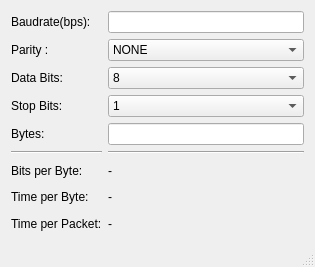
<?xml version="1.0" encoding="UTF-8"?>
<ui version="4.0">
 <class>MainWindow</class>
 <widget class="QMainWindow" name="MainWindow">
  <property name="geometry">
   <rect>
    <x>0</x>
    <y>0</y>
    <width>315</width>
    <height>267</height>
   </rect>
  </property>
  <property name="sizePolicy">
   <sizepolicy hsizetype="Fixed" vsizetype="Fixed">
    <horstretch>0</horstretch>
    <verstretch>0</verstretch>
   </sizepolicy>
  </property>
  <property name="minimumSize">
   <size>
    <width>315</width>
    <height>267</height>
   </size>
  </property>
  <property name="maximumSize">
   <size>
    <width>315</width>
    <height>267</height>
   </size>
  </property>
  <property name="windowTitle">
   <string>UART Timing Calculator</string>
  </property>
  <property name="windowIcon">
   <iconset>
    <normaloff>uartIcon.jpg</normaloff>uartIcon.jpg</iconset>
  </property>
  <widget class="QWidget" name="centralWidget">
   <layout class="QGridLayout" name="gridLayout">
    <item row="13" column="0">
     <widget class="QLabel" name="label_Bytes">
      <property name="text">
       <string>Bytes:</string>
      </property>
     </widget>
    </item>
    <item row="2" column="0">
     <widget class="QLabel" name="label_Parity">
      <property name="text">
       <string>Parity :</string>
      </property>
     </widget>
    </item>
    <item row="2" column="1">
     <widget class="QComboBox" name="options_Parity">
      <item>
       <property name="text">
        <string>NONE</string>
       </property>
      </item>
      <item>
       <property name="text">
        <string>ODD</string>
       </property>
      </item>
      <item>
       <property name="text">
        <string>EVEN</string>
       </property>
      </item>
     </widget>
    </item>
    <item row="13" column="1">
     <widget class="QLineEdit" name="input_ByteCount"/>
    </item>
    <item row="5" column="0">
     <widget class="QLabel" name="label_DataBits">
      <property name="text">
       <string>Data Bits:</string>
      </property>
     </widget>
    </item>
    <item row="19" column="1">
     <widget class="QLabel" name="result_TimePerPacket">
      <property name="text">
       <string>-</string>
      </property>
     </widget>
    </item>
    <item row="5" column="1">
     <widget class="QComboBox" name="options_DataBits">
      <item>
       <property name="text">
        <string>8</string>
       </property>
      </item>
      <item>
       <property name="text">
        <string>7</string>
       </property>
      </item>
      <item>
       <property name="text">
        <string>6</string>
       </property>
      </item>
      <item>
       <property name="text">
        <string>5</string>
       </property>
      </item>
     </widget>
    </item>
    <item row="0" column="0">
     <widget class="QLabel" name="label_Baudrate">
      <property name="text">
       <string>Baudrate(bps):</string>
      </property>
     </widget>
    </item>
    <item row="10" column="1">
     <widget class="QComboBox" name="options_StopBits">
      <item>
       <property name="text">
        <string>1</string>
       </property>
      </item>
      <item>
       <property name="text">
        <string>1.5</string>
       </property>
      </item>
      <item>
       <property name="text">
        <string>2</string>
       </property>
      </item>
     </widget>
    </item>
    <item row="0" column="1">
     <widget class="QLineEdit" name="input_Baudrate"/>
    </item>
    <item row="15" column="1">
     <widget class="QLabel" name="result_BitsPerByte">
      <property name="text">
       <string>-</string>
      </property>
     </widget>
    </item>
    <item row="17" column="1">
     <widget class="QLabel" name="result_TimePerByte">
      <property name="text">
       <string>-</string>
      </property>
     </widget>
    </item>
    <item row="10" column="0">
     <widget class="QLabel" name="label_StopBits">
      <property name="text">
       <string>Stop Bits:</string>
      </property>
     </widget>
    </item>
    <item row="19" column="0">
     <widget class="QLabel" name="label_TimePerPacket">
      <property name="text">
       <string>Time per Packet:</string>
      </property>
     </widget>
    </item>
    <item row="17" column="0">
     <widget class="QLabel" name="label_TimePerByte">
      <property name="text">
       <string>Time per Byte:</string>
      </property>
     </widget>
    </item>
    <item row="15" column="0">
     <widget class="QLabel" name="label_BitPerByte">
      <property name="text">
       <string>Bits per Byte:</string>
      </property>
     </widget>
    </item>
    <item row="14" column="1">
     <widget class="Line" name="splitter_right">
      <property name="orientation">
       <enum>Qt::Horizontal</enum>
      </property>
     </widget>
    </item>
    <item row="14" column="0">
     <widget class="Line" name="splitter_left">
      <property name="orientation">
       <enum>Qt::Horizontal</enum>
      </property>
     </widget>
    </item>
   </layout>
  </widget>
  <widget class="QStatusBar" name="statusBar"/>
 </widget>
 <layoutdefault spacing="6" margin="11"/>
 <resources/>
 <connections/>
</ui>
